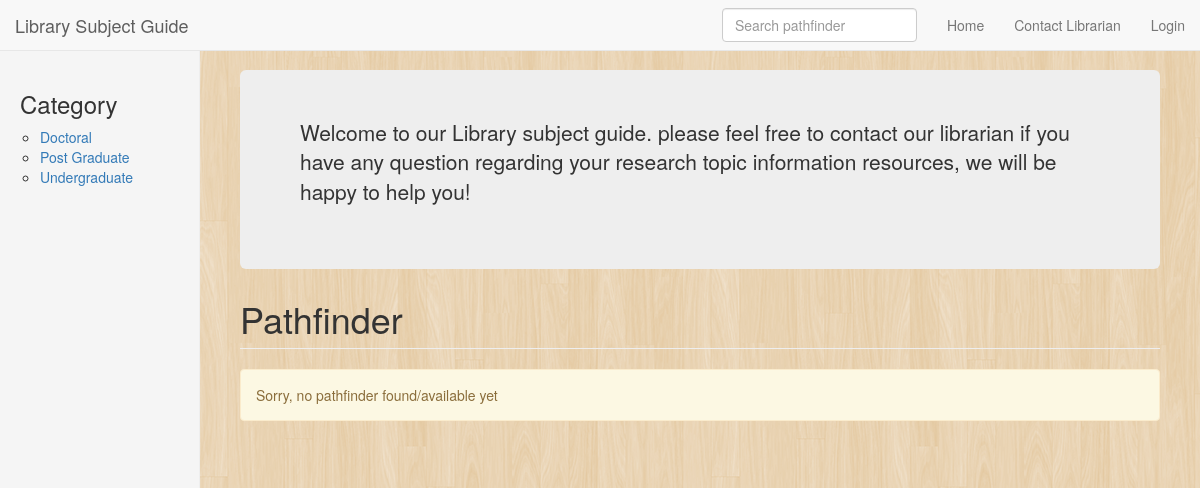
Before: / with the older database file.
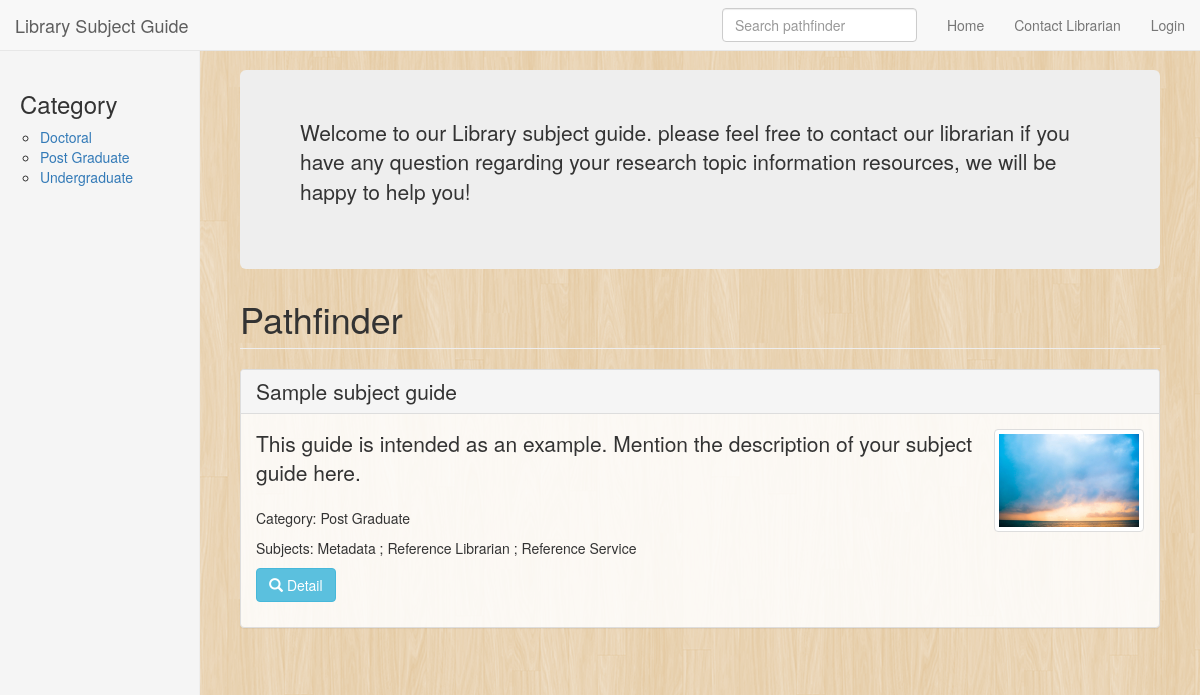
After: the same page with the newer database file.
### tables this page shows
CREATE TABLE IF NOT EXISTS `pst_config` (
  `config_name` varchar(100) NOT NULL,
  `config_val` text NOT NULL
);

CREATE TABLE IF NOT EXISTS `pst_taxonomy_term` (
`tid` int(11) NOT NULL COMMENT 'Primary Key: Unique term ID.',
  `vocabulary` varchar(50) DEFAULT NULL,
  `name` varchar(255) NOT NULL DEFAULT '' COMMENT 'The term name.',
  `description` longtext COMMENT 'A description of the term.',
  `weight` int(11) NOT NULL DEFAULT '0' COMMENT 'The weight of this term in relation to other terms.'
);

CREATE TABLE IF NOT EXISTS `pst_pathfinder` (
`id` int(11) NOT NULL,
  `title` varchar(255) NOT NULL,
  `category` varchar(200) DEFAULT NULL,
  `subjects` text,
  `subjects_array` text,
  `description` text,
  `target_users` varchar(255) DEFAULT NULL,
  `scope` varchar(100) DEFAULT NULL,
  `authors` text NOT NULL,
  `image_filename` varchar(255) DEFAULT NULL,
  `created` datetime NOT NULL,
  `updated` datetime NOT NULL
);

### application/controllers/Pathfinder.php (called while the page is built, shortened)
<?php if ( ! defined('BASEPATH')) exit('No direct script access allowed');
class Pathfinder extends CI_Controller {
  private $data = array();
  public function __construct() {
    $this->data['main_title'] = 'Pathfinder';
    $this->data['main_content'] = '';
    $this->data['logged_in'] = $this->session->userdata('logged_in');
    $this->data['group'] = $this->data['logged_in']['groups'];
    $this->load->model('Resource_model');
    $this->load->model('Taxonomy_model');
  }
  public function index($page = 1)
  {
    $total_rows = 0;
    $criteria = '';
    $this->data['pathfinder_records'] = $this->Pathfinder_model->getData($page, 50, $criteria, $total_rows);
    $this->load->view('pathfinder/index', $this->data);
  }
}

### index.php (called while the page is built, shortened)
<?php
require_once BASEPATH.'core/CodeIgniter.php';

### application/models/Taxonomy_model.php (called while the page is built, shortened)
<?php if ( ! defined('BASEPATH')) exit('No direct script access allowed');
class Taxonomy_model extends CI_Model {
    public function getData($taxonomy_type, $page = 1, $limit = 20, $criteria = '', &$total_rows = 0)
    {
      $offset = 0;
      $this->db->select('tid, name, vocabulary');
      $this->db->from('taxonomy_term');
      $this->db->where('vocabulary', $taxonomy_type);
      $this->db->limit($limit, $offset);
      $this->db->order_by('weight');
      $result = $this->db->get();
      $this->db->where('vocabulary', $taxonomy_type);
      $this->db->select('COUNT(*) as `total`', false);
      $query = $this->db->get('taxonomy_term');
      $data = $query->row();
      return $result->result();
    }
}

### application/models/Pathfinder_model.php (called while the page is built, shortened)
<?php if ( ! defined('BASEPATH')) exit('No direct script access allowed');
class Pathfinder_model extends CI_Model {
    public function getData($page = 1, $limit = 20, $criteria = '', &$total_rows = 0)
    {
      $offset = 0;
      $result = $this->db->get('pathfinder', $limit, $offset);
      $this->db->select('COUNT(*) as `total`', false);
      return $result->result();
    }
    public function getConfig($config_name, $unserialized = true, $return_one = false)
    {
      $config = array();
      $this->db->where('config_name', $config_name);
      $result = $this->db->get('config')->result();
      foreach ($result as $config_data) {
        $config[$config_data->config_name] = $unserialized?unserialize($config_data->config_val):$config_data->config_val;
      }
      return $config;
    }
}

### application/views/pathfinder/index.php (the view, shortened to what this page needs)
<h3 class="sidebar-header">Category</h3>
<ul class="nav nav-sidebar">
  <li>
    <ul>
    <?php
    $taxonomy = $this->Taxonomy_model->getData('Category', 1, 30);
    foreach ($taxonomy as $data) {
      echo '<li><a href="'.site_url('/pathfinder/index').'?category='.urlencode($data->name).'">'.$data->name.'</a></li>';
    }
    ?>
    </ul>
  </li>
</ul>
<?php
$sidebar = ob_get_clean();
if (!$pathfinder_records) {
  echo '<div class="alert alert-warning">';
  echo 'Sorry, no pathfinder found/available yet';
  echo '</div>'."\n";
} else {
foreach ($pathfinder_records as $pf) :
?>
<div class="panel panel-default pathfinder-panel">
  <div class="panel-heading"><h3 class="panel-title"><?php echo $pf->title ?></h3></div>
  <div class="panel-body">
    <?php
    if ($pf->image_filename) {
      echo '<div class="pathfinder-image"><a href="'.site_url('/pathfinder/detail/'.$pf->id).'"><img src="'.base_url('files/pathfinder/images').'/'.$pf->image_filename.'" class="img-responsive img-thumbnail" /></a></div>';
    }
    ?>
    <p class="lead pathfinder-description"><?php echo $pf->description ?></p>
    <p class="pathfinder-category">Category: <?php echo $pf->category ?></p>
    <p class="pathfinder-subjects">Subjects: <?php echo $pf->subjects ?></p>
    <p class="pathfinder-actions">
      <a href="<?php echo site_url('/pathfinder/detail/'.$pf->id) ?>" class="btn btn-info"><i class="glyphicon glyphicon-search"></i> Detail</a>
    </p>
  </div>
</div>
<?php
endforeach; ?>
<?php
}
$main_content = ob_get_clean();
require './assets/themes/default/index.tpl.php';
?>

### assets/themes/default/index.tpl.php (shortened to what this page needs)
<!DOCTYPE html>
<?php
$site_name_data = $this->Pathfinder_model->getConfig('site_name');
$homepage_data = $this->Pathfinder_model->getConfig('content.homepage');
?>
<html lang="en">
  <head>
    <link href="<?php echo base_url('assets/themes/default') ?>/css/bootstrap.min.css" rel="stylesheet">
    <link href="<?php echo base_url('assets/themes/default') ?>/css/dashboard.css" rel="stylesheet">
    <link href="<?php echo base_url('assets/chosen') ?>/chosen.min.css" rel="stylesheet">
    <link href="<?php echo base_url('assets/themes/default') ?>/css/app.css" rel="stylesheet">
  </head>
  <body data-spy="scroll" data-target="#sidebar-nav">
    <nav class="navbar navbar-default navbar-fixed-top" role="navigation">
      <div class="container-fluid">
        <div class="navbar-header">
          <a class="navbar-brand" href="<?php echo site_url() ?>"><?php echo $site_name_data['site_name']?$site_name_data['site_name']:'PUSTAKAWAN: Online Pathfinder' ?></a>
        </div>
        <div class="navbar-collapse collapse">
          <ul class="nav navbar-nav navbar-right">
            <li><a href="<?php echo site_url() ?>">Home</a></li>
            <li><a href="<?php echo site_url('/pathfinder/content/contact') ?>">Contact Librarian</a></li>
            <?php if ($logged_in && $group == 'Librarian') : ?>
            <li class="dropdown">
              <a href="#" class="dropdown-toggle" data-toggle="dropdown" role="button" aria-haspopup="true" aria-expanded="false">Admin <span class="caret"></span></a>
              <ul class="dropdown-menu">
                <li><a href="<?php echo site_url('/pathfinder/add') ?>">Add New Pathfinder</a></li>
                <li><a href="<?php echo site_url('/resource/index') ?>">Resource Library</a></li>
                <li><a href="<?php echo site_url('/taxonomy/') ?>">Taxonomy</a></li>
                <li><a href="<?php echo site_url('/pathfinder/config') ?>">Configuration</a></li>
                <li><a href="<?php echo site_url('/user/listusers') ?>">User Management</a></li>
                <li><a href="<?php echo site_url('/user/logout') ?>"><i class="glyphicon glyphicon-log-out"></i> Logout</a></li>
                <li><a href="<?php echo site_url('/pathfinder/about') ?>">About this Software</a></li>
              </ul>
            </li>
            <?php else :
            ?>
            <li><a href="<?php echo site_url('/user') ?>">Login</a></li>
            <?php endif; ?>
          </ul>
          <form class="navbar-form navbar-right" method="get" action="<?php echo site_url('/pathfinder/index') ?>">
            <input type="text" name="keywords" class="form-control" placeholder="Search pathfinder">
          </form>
        </div>
      </div>
    </nav>
    <div class="container-fluid">
      <div class="row">
        <?php if (isset($sidebar) && $sidebar) : ?>
        <div class="col-sm-3 col-md-2 sidebar">
          <?php echo $sidebar ?>
        </div>
        <?php endif; ?>
        <div class="<?php echo (isset($sidebar) && $sidebar)?'col-sm-9 col-sm-offset-3 col-md-10 col-md-offset-2':'col-md-12' ?> main">
        <?php
        $is_segment = $this->uri->segment(1);
        $full_uri = $this->uri->uri_string();
        if (isset($homepage_data['content.homepage']['content']) && ($is_segment == null && $full_uri == '')) { ?>
        <div class="jumbotron homepage-info"><p class="lead"><?php echo $homepage_data['content.homepage']['content'] ?></p></div>
        <?php } ?>
        <h1 class="page-header"><?php echo $main_title ?></h1>
        <?php echo $main_content ?>
        </div>
      </div>
    </div>
</body>
</html>

### assets/themes/default/css/dashboard.css (style rules this page uses)
body { padding-top: 50px; }
.sidebar { display: none; }
@media (min-width: 768px) { .sidebar { position: fixed; top: 51px; bottom: 0; left: 0; z-index: 1000; display: block; padding: 20px; overflow-x: hidden; overflow-y: auto; background-color: #f5f5f5; border-right: 1px solid #eee; } }
.nav-sidebar { margin-right: -21px; margin-bottom: 20px; margin-left: -20px; }
.main { padding: 20px; }
@media (min-width: 768px) { .main { padding-right: 40px; padding-left: 40px; } }
.main .page-header { margin-top: 0; }

### assets/themes/default/css/app.css (style rules this page uses)
body { background: url(../retina_wood.png); position: relative; }
table, .panel { background: rgba(255,255,255,0.85); }
.panel-title { font-size: 1.5em; }
.pathfinder-image { width: 150px; max-width: 150px; float: right; }

Changed rows visible on the page:
added pst_pathfinder: title "Sample subject guide", image_filename (picture), description "This guide is intended as an example. Mention the description of your subject guide here.", category "Post Graduate", subjects "Metadata ; Reference Librarian ; Reference Service"
Other visible differences:
text no longer shown: "Sorry, no pathfinder found/available yet"
